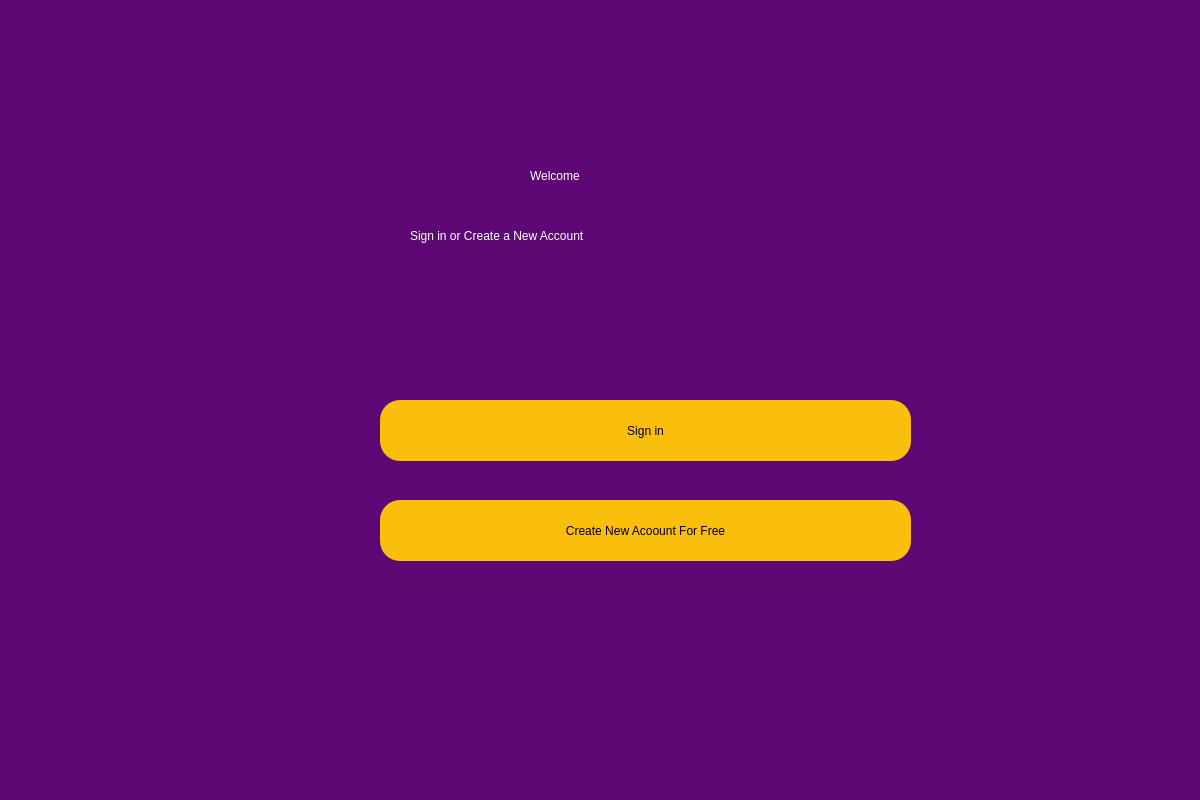
<?xml version="1.0" encoding="UTF-8"?>
<ui version="4.0">
 <class>Dialog</class>
 <widget class="QDialog" name="Dialog">
  <property name="geometry">
   <rect>
    <x>0</x>
    <y>0</y>
    <width>1200</width>
    <height>800</height>
   </rect>
  </property>
  <property name="windowTitle">
   <string>Dialog</string>
  </property>
  <widget class="QWidget" name="widget" native="true">
   <property name="geometry">
    <rect>
     <x>-570</x>
     <y>-190</y>
     <width>1771</width>
     <height>991</height>
    </rect>
   </property>
   <property name="styleSheet">
    <string notr="true">background-color: rgb(93, 8, 116);</string>
   </property>
   <widget class="QLabel" name="label">
    <property name="geometry">
     <rect>
      <x>1100</x>
      <y>340</y>
      <width>261</width>
      <height>51</height>
     </rect>
    </property>
    <property name="styleSheet">
     <string notr="true">font: 33pt &quot;MS Shell Dlg 2&quot;; color:rgb(255, 255, 255)</string>
    </property>
    <property name="text">
     <string>Welcome</string>
    </property>
   </widget>
   <widget class="QLabel" name="label_2">
    <property name="geometry">
     <rect>
      <x>980</x>
      <y>400</y>
      <width>461</width>
      <height>51</height>
     </rect>
    </property>
    <property name="styleSheet">
     <string notr="true">font: 23pt &quot;MS Shell Dlg 2&quot;; color:rgb(255, 255, 255)</string>
    </property>
    <property name="text">
     <string>Sign in or Create a New Account</string>
    </property>
   </widget>
   <widget class="QPushButton" name="signin">
    <property name="geometry">
     <rect>
      <x>950</x>
      <y>590</y>
      <width>531</width>
      <height>61</height>
     </rect>
    </property>
    <property name="styleSheet">
     <string notr="true">border-radius:20px;
background-color: rgb(250, 191, 13);
font: 75 18pt &quot;MS Shell Dlg 2&quot;;</string>
    </property>
    <property name="text">
     <string>Sign in</string>
    </property>
   </widget>
   <widget class="QPushButton" name="create">
    <property name="geometry">
     <rect>
      <x>950</x>
      <y>690</y>
      <width>531</width>
      <height>61</height>
     </rect>
    </property>
    <property name="styleSheet">
     <string notr="true">border-radius:20px;
background-color: rgb(250, 191, 13);
font: 75 18pt &quot;MS Shell Dlg 2&quot;;</string>
    </property>
    <property name="text">
     <string>Create New Acoount For Free</string>
    </property>
   </widget>
  </widget>
 </widget>
 <resources/>
 <connections/>
</ui>
